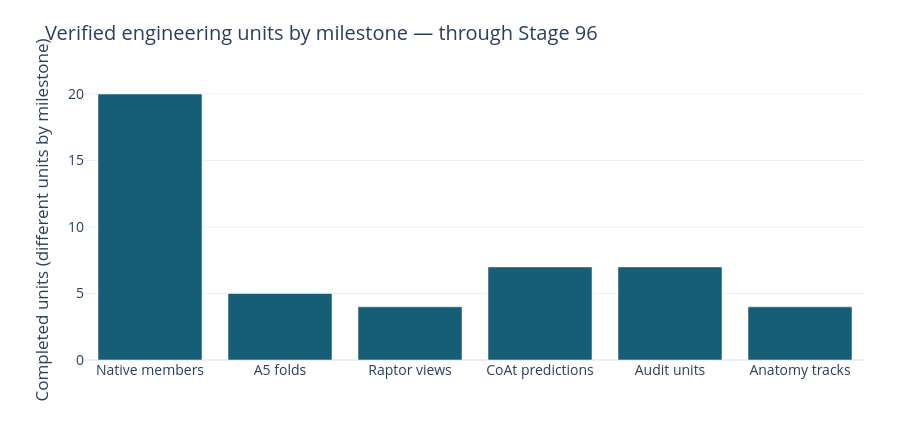

Write notebook code for a chart like this one.
### Markdown cell above
## Verified engineering evidence

Each branch or audit has a separate acceptance contract. Counts below use different units and must not be summed into a single model-quality or completion score. The first five counts load directly from the published aggregate report; the four anatomy qualification tracks are the historical Stage 96 record preserved in this notebook and [qualification documentation](../docs/ANATOMY_MODEL_QUALIFICATION.md).

Complete parent parity and untouched fully labeled confirmation are not claimed where source lineage does not support them. The physical geometry audit inspected **2,287 headers** and found **zero geometry flags** in its scoped inputs; that result does not establish complete acquisition coverage.

### Code cell
parent = report['parent_reconstruction']
audit = report['stage93_validation_acquisition_audit']
geometry = report['stage95_geometry_audit']
completed = {
    'Native members': parent['native_members_executed'],
    'A5 folds': parent['a5_folds_executed'],
    'Raptor views': parent['raptor_diagnostic_views_completed'],
    'CoAt predictions': parent['coat_trained_predictions_completed'],
    'Audit units': audit['units_completed'],
    'Anatomy tracks': 4,  # Historical Stage 96 qualification, not segmentation quality.
}
labels = list(completed)
values = list(completed.values())
fig = go.Figure(go.Bar(x=labels, y=values, marker_color="#155e75"))
fig.update_layout(
    title="Verified engineering units by milestone — through Stage 96",
    yaxis_title="Completed units (different units by milestone)",
)
static, ax = plt.subplots(figsize=(11, 4))
ax.bar(labels, values, color="#155e75")
ax.set(
    ylim=(0, max(values) + 4), ylabel="Completed units",
    title="Verified engineering units by milestone — through Stage 96",
)
for i, value in enumerate(values):
    ax.text(i, value + 0.3, str(value), ha="center")
display_chart(fig, static)
print({
    'completed': completed,
    'geometry_headers_inspected': geometry['headers_inspected'],
    'geometry_flags': geometry['geometry_flags'],
    'anatomy_lifecycle': 'QUALIFIED_FOR_REFERENCE_PILOT',
    'scope': 'historical Stage 96 qualification, not current anatomy status',
})

### Figure 1 — Plotly figure (JSON) as saved in the notebook; plotly's stock layout.template omitted (floating-point values rounded to 4 significant figures)
{"data": [{"marker": {"color": "#155e75"}, "type": "bar", "x": ["Native members", "A5 folds", "Raptor views", "CoAt predictions", "Audit units", "Anatomy tracks"], "y": [20, 5, 4, 7, 7, 4]}], "layout": {"font": {"size": 14}, "height": 440, "margin": {"b": 80, "l": 85, "r": 35, "t": 80}, "title": {"text": "Verified engineering units by milestone — through Stage 96"}, "width": 900, "yaxis": {"title": {"text": "Completed units (different units by milestone)"}}}}
